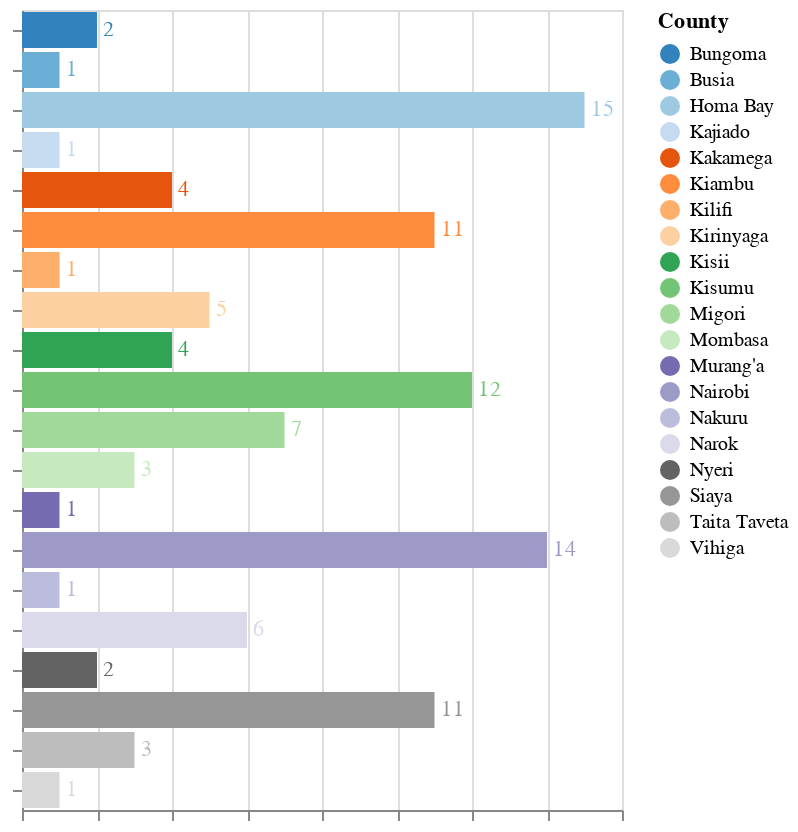

Source (notebook cell):
### Code cell
#with our data 

sitescount = kccb_sites.County.value_counts().reset_index()


bar = alt.Chart(sitescount).mark_bar().encode(
    y=alt.Y("County:N").title("").axis(labels=False),
    x=alt.X("count:Q").title("").axis(labels=False),
    color=alt.Color("County").scale(scheme="category20c"))

text = bar.mark_text(
    align="left",
    baseline="middle",
    dx=3
).encode(text="count")

bar + text

### Figure 1 — Vega-Lite specification as saved in the notebook (floating-point values rounded to 4 significant figures)
{"config": {"view": {"continuousWidth": 300, "continuousHeight": 300}}, "layer": [{"mark": {"type": "bar"}, "encoding": {"color": {"field": "County", "scale": {"scheme": "category20c"}, "type": "nominal"}, "x": {"axis": {"labels": false}, "field": "count", "title": "", "type": "quantitative"}, "y": {"axis": {"labels": false}, "field": "County", "title": "", "type": "nominal"}}}, {"mark": {"type": "text", "align": "left", "baseline": "middle", "dx": 3}, "encoding": {"color": {"field": "County", "scale": {"scheme": "category20c"}, "type": "nominal"}, "text": {"field": "count", "type": "quantitative"}, "x": {"axis": {"labels": false}, "field": "count", "title": "", "type": "quantitative"}, "y": {"axis": {"labels": false}, "field": "County", "title": "", "type": "nominal"}}}], "data": {"name": "data-c6015fc7e9e84b2373f40ce47e510498"}, "$schema": "https://vega.github.io/schema/vega-lite/v5.14.1.json", "datasets": {"data-c6015fc7e9e84b2373f40ce47e510498": [{"County": "Homa Bay", "count": 15}, {"County": "Nairobi", "count": 14}, {"County": "Kisumu", "count": 12}, {"County": "Siaya", "count": 11}, {"County": "Kiambu", "count": 11}, {"County": "Migori", "count": 7}, {"County": "Narok", "count": 6}, {"County": "Kirinyaga", "count": 5}, {"County": "Kisii", "count": 4}, {"County": "Kakamega", "count": 4}, {"County": "Mombasa", "count": 3}, {"County": "Taita Taveta", "count": 3}, {"County": "Bungoma", "count": 2}, {"County": "Nyeri", "count": 2}, {"County": "Murang'a", "count": 1}, {"County": "Busia", "count": 1}, {"County": "Nakuru", "count": 1}, {"County": "Kilifi", "count": 1}, {"County": "Kajiado", "count": 1}, {"County": "Vihiga", "count": 1}]}}
